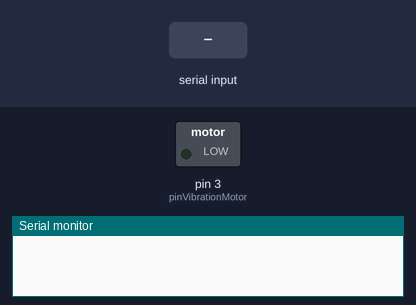
Simulated run of this sketch. Board: Arduino Uno, built with avr-gcc and run on an emulated ATmega328P. Parts: switched loads named in the sketch (green lamp = pin HIGH), the last lines printed to the serial monitor. The inputs (shaded band) are chosen by the test bench.

Above: at 1.2 s.
1.3 s: "VIBRATION_ON_LOW\n" received over Serial
At 2.3 s:
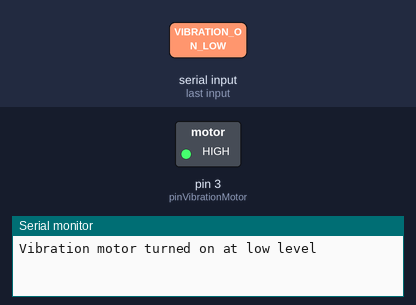
2.8 s: "VIBRATION_ON_HIGH\n" received over Serial
4.3 s: "1\n" received over Serial
Timing chart, 0 to 7.3 s (numbered marks = the images above; inputs shaded):
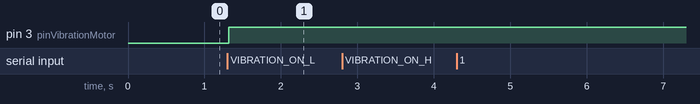

Measured:
- after the input at 1.3 s, pin 3 (pinVibrationMotor): LOW → HIGH at once

The sketch:

variable_vibration.ino
```cpp
const int pinVibrationMotor = 3;
const String VIBRATION_ON_MESSAGE = "VIBRATION_ON";
const String VIBRATION_OFF_MESSAGE = "VIBRATION_OFF";

void setup() {
  // Initialize serial communication at 9600 bps
  Serial.begin(9600);

  // Set the vibration motor pin as OUTPUT
  pinMode(pinVibrationMotor, OUTPUT);
}

void loop() {
  // Check if there is data available on the serial port

  if (Serial.available() > 0) {
    // Read the message from the serial port
    String message = Serial.readStringUntil('\n');

    // Compare the received message
    if (message.equals("VIBRATION_ON_LOW")) {
      // Turn on the vibration motor at low level
      digitalWrite(pinVibrationMotor, 100);
      Serial.println("Vibration motor turned on at low level");
      delay(1000); // Wait for 1 second to avoid excessive vibration
    } else if (message.equals("VIBRATION_ON_HIGH")) {
      // Turn on the vibration motor at high level
      digitalWrite(pinVibrationMotor, HIGH);
      Serial.println("Vibration motor turned on at high level");
      delay(1000); // Wait for 1 second to avoid excessive vibration
    } else if (message.equals(VIBRATION_OFF_MESSAGE)) {
      // Turn off the vibration motor
      digitalWrite(pinVibrationMotor, LOW);
      Serial.println("Vibration motor turned off");
      delay(1000); // Wait for 1 second to avoid excessive vibration
    } else {
      // Print an error message for unrecognized message
      Serial.println("Error: Unrecognized message");
    }
  }
}
```
